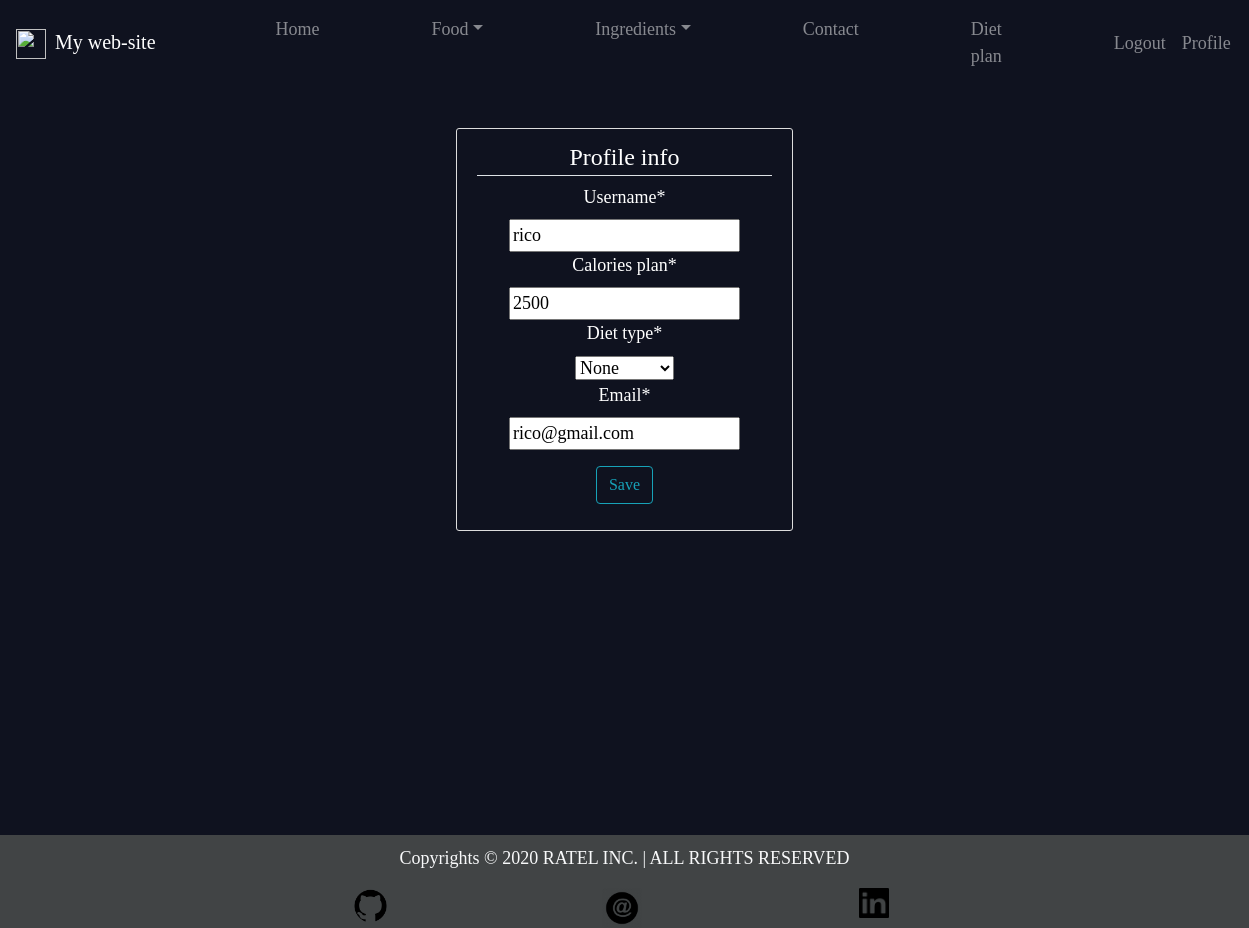
The app's page /profile/update/ (signed in) with its own data.
### Account/models.py (models this page shows, shortened)
class Profile(AbstractBaseUser):
	email 					= models.EmailField(verbose_name="email", max_length=60, unique=True)
	username 				= models.CharField(verbose_name="username", max_length=30, unique=True)
	calories_plan			= models.IntegerField(default=2500, )
	diet_type               = models.CharField(max_length=2, default="5", choices=DIET_TYPE_CHOICES)
	is_admin				= models.BooleanField(default=False)
	is_active				= models.BooleanField(default=True)
	is_staff				= models.BooleanField(default=False)
	is_superuser			= models.BooleanField(default=False)
	date_joined				= models.DateTimeField(verbose_name='date joined', auto_now_add=True)
	last_login				= models.DateTimeField(verbose_name='last login', auto_now=True)
	USERNAME_FIELD = "username"
	REQUIRED_FIELDS = ["email"]
	objects = MyAccountManager()
	class Meta:
		ordering = ["id"]

### Account/views.py (the view)
# urls.py: path("update/", profile_update_view, name="profile_update"),
@login_required
def profile_update_view(request):
	context = {}
	if request.POST:
		form = ProfileUpdateForm(request.POST, instance=request.user)
		if form.is_valid():
			form.initial = {
					"email": request.POST['email'],
					"username": request.POST['username'],
			}
			form.save()
			context["message"] = "Profile has been succesfully updated."
	else:
		form = ProfileUpdateForm(
			initial={
					"email": request.user.email,
					"username": request.user.username,
				}
			)
	context["profile_form"] = form
	return render(request, "Account/profile_update_view.html", context)

### Account/forms.py (shortened to what this page needs)
class ProfileUpdateForm(forms.ModelForm):
	class Meta:
		model = Profile
		fields = ("username", "calories_plan", "diet_type", "email")

### Templates/Account/profile_update_view.html
{% extends 'main.html' %}
{% load crispy_forms_tags %}
{% block content %}
	<div class="content-section col-md-4 container-fluid">
		<form method="GET" enctype="multipart/form-data">
			<fieldset class="form-group">
				<legend class=border-bottom mb-4>Profile info</legend>
					{{ profile_form|crispy }}
			</fieldset>
			<div class="form-group">
				<button class="btn btn-outline-info" type="submit">Save</button>
			</div>
		</form>
	</div>
{% endblock %}

### files/style.css (style rules this page uses)
body { background-color: #0f121f; font-family: Ubuntu; color: #fff; font-size:large; text-align: center; }
.content-section { padding: 10px 20px; border: 1px solid #dddddd; border-radius: 3px; margin-bottom: 20px; }

### records on screen
Profile: username "rico", calories_plan "2500", diet_type "None", email "rico@gmail.com"
